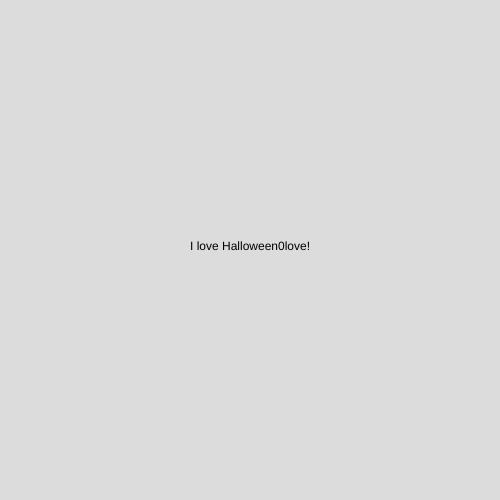
Frame 1 (no input)
Frame 60 (no input): identical to frame 1, image omitted
Frame 120 (the mouse pressed at the canvas centre since frame 60): identical to frame 1, image omitted

The p5.js sketch that drew this single still picture (run headless with seeded random() and noise() and a simulated clock; from frame 60 on, the mouse is pressed at the canvas centre):

// p5.js sketch
// ── sketch.js
var count =  0;
function setup() {
  createCanvas(500, 500);
  textAlign (CENTER);
}

function draw() {
  background (220);
  text("I love Halloween" + count + "love!", width/2, height/2);
}

function mouseReleased ()
{
  count++;
}

//var count = 0;function setup() {  createCanvas(500, 500);  textAlign(CENTER);}function draw() {background(252);text("You have clicked " + count + " times!", width/2, height/2);}function mouseReleased(){  count++;}
